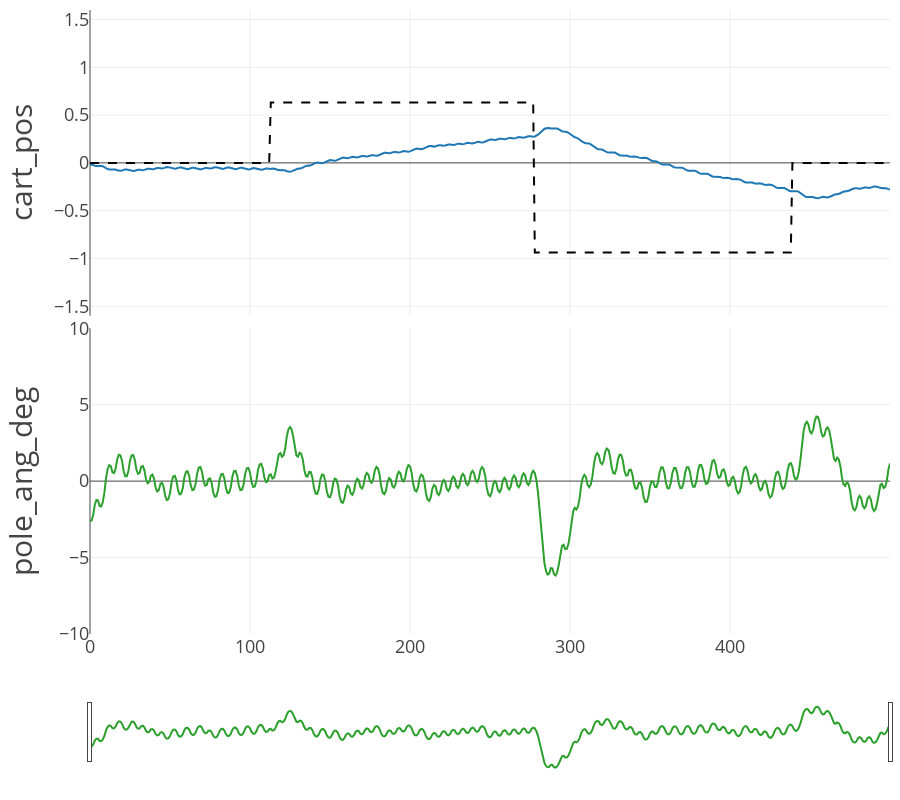

Source (notebook cell):
### Code cell
EP = 0

fig = cprender.lineplot(df, ep=EP, incl_velo=False)
fig.show()

### Figure 1 — Plotly figure (JSON) as saved in the notebook; plotly's stock layout.template omitted (floating-point values rounded to 4 significant figures; data arrays with more than 128 entries replaced by an {"elided": "..."} marker saying what was removed)
{"data": [{"mode": "lines", "name": "cart_pos", "showlegend": false, "type": "scatter", "x": {"elided": "501 int values"}, "xaxis": "x", "y": {"elided": "501 float values"}, "yaxis": "y"}, {"line": {"color": "black", "dash": "dash"}, "mode": "lines", "name": "cart_pos_setpoint", "showlegend": false, "type": "scatter", "x": {"elided": "501 int values"}, "xaxis": "x", "y": {"elided": "501 float values"}, "yaxis": "y"}, {"mode": "lines", "name": "pole_ang_deg", "showlegend": false, "type": "scatter", "x": {"elided": "501 int values"}, "xaxis": "x2", "y": {"elided": "501 float values"}, "yaxis": "y2"}], "layout": {"height": 800, "hovermode": "x unified", "margin": {"b": 10, "l": 90, "r": 10, "t": 10}, "xaxis": {"anchor": "y", "domain": [0, 1], "matches": "x2", "showticklabels": false, "tickfont": {"size": 18}}, "xaxis2": {"anchor": "y2", "domain": [0, 1], "rangeslider": {"visible": true}, "tickfont": {"size": 18}}, "yaxis": {"anchor": "x", "domain": [0.51, 1], "range": [-1.6, 1.6], "tickfont": {"size": 18}, "title": {"font": {"size": 30}, "text": "cart_pos"}}, "yaxis2": {"anchor": "x2", "domain": [0, 0.49], "range": [-10.0, 10.0], "tickfont": {"size": 18}, "title": {"font": {"size": 30}, "text": "pole_ang_deg"}}}}
